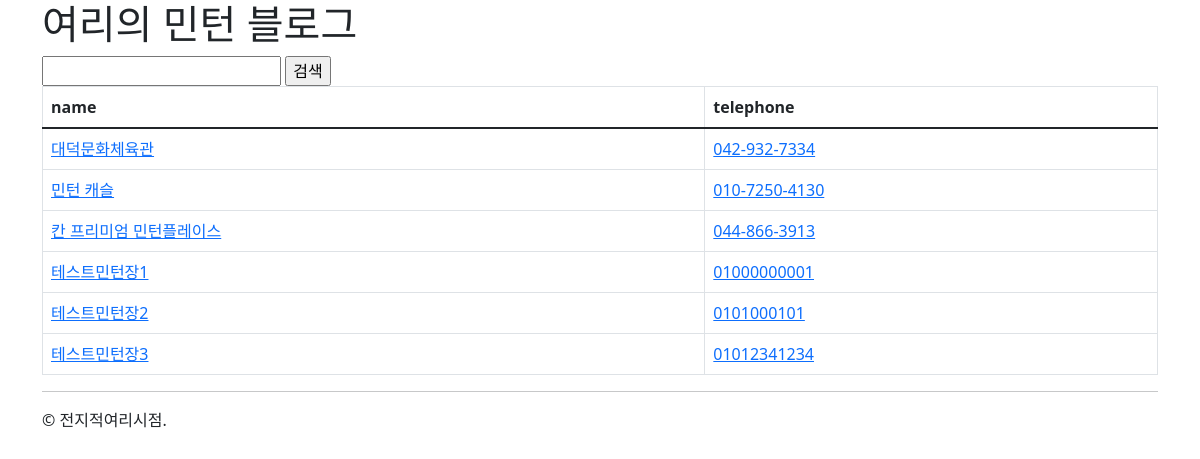
Page /badminton/ on the committed database.
### badminton/models.py (models this page shows)
class Minton(models.Model):
    name = models.CharField(max_length=50, verbose_name='민턴장 이름')
    address = models.CharField(max_length=200, verbose_name='주소')
    telephone = models.CharField(blank=True, max_length=15, validators=[
        RegexValidator(r"^\d{3,4}-?\d{3,4}-?\d{4}$",
                       message="전화번호를 입력해주세요."),
    ])
    photo = models.ImageField(blank=True, null=True, verbose_name='사진')
    description = models.TextField(verbose_name='설명')
    parking = models.BooleanField(default=False, verbose_name='주차장 보유')
    created_at = models.DateTimeField(auto_now_add=True)
    updated_at = models.DateTimeField(auto_now=True)

### badminton/views.py (the view)
# urls.py: path('badminton/', minton_list),
def minton_list(request: HttpRequest) -> HttpResponse:
    qs = Minton.objects.all()
    query = request.GET.get("query", "")
    if query:
        qs = qs.filter(name__icontains=query)
    template_name = 'badminton/minton_list.html'
    context_data = {
        'minton_list': qs,
    }
    return render(request, template_name, context_data)

### badminton/templates/badminton/minton_list.html
{% extends "badminton/layout.html" %}
{% block content %}
    <form action="" method="get">
        <input type="text" name="query" value="{{ request.GET.query }}">
        <input type="submit" value="검색">
    </form>
    <table class="table table-hover table-bordered">
        <thead>
            <tr>
                <th>name</th>
                <th>telephone</th>
            </tr>
        </thead>
        <tbody>
            {% for minton in minton_list %}
            <tr>
                <td>
                    <a href="/badminton/{{ minton.pk }}">
                        {{ minton.name }}
                    </a>
                </td>
                <td>
                    <a href="tel:{{ minton.telephone }}">
                        {{ minton.telephone }}
                    </a>
                </td>
            </tr>
            {% endfor %}
        </tbody>
    </table>
{% endblock %}

### rows in the picture
Minton: name "대덕문화체육관", telephone "042-932-7334"
Minton: name "민턴 캐슬", telephone "010-7250-4130"
Minton: name "칸 프리미엄 민턴플레이스", telephone "044-866-3913"
Minton: name "테스트민턴장1", telephone "01000000001"
Minton: name "테스트민턴장2", telephone "0101000101"
Minton: name "테스트민턴장3", telephone "01012341234"
